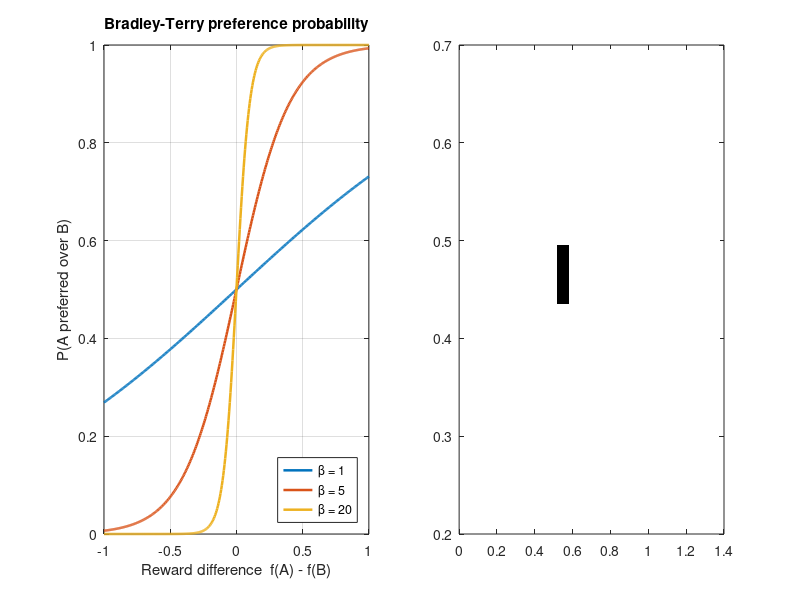

Reproduce this figure in MATLAB. (Note: this script raises an error after producing the figure.)
% Md Mainuddin Sagar
% fig4_human_oracle.m
% Left: Bradley-Terry preference probability.
% Right: JND-aware tie zone on a (peak_timing, peak_torque) slice.
% Pure MATLAB Validation
%
% Running process: openning in MATLAB 2026 in my macbook, Current Folder = repo root, press Run.

clear; clc; close all;

%% Style Block
OUT_DIR  = fullfile('figures', 'output');
OUT_NAME = 'fig4_human_oracle_matlab';
BETAS    = [1.0 5.0 20.0];
N_GRID   = 120;
%

if ~exist(OUT_DIR, 'dir'), mkdir(OUT_DIR); end

lo = [0.10 0.30 0.05 0.10];
hi = [0.40 0.60 0.20 1.00];
span = hi - lo;
PARAM_JND = [0.030 0.030 0.030 0.100];

% Optimum of unimodal surface
opt = lo + [0.45 0.50 0.40 0.55] .* span;

fig = figure('Color', 'w', 'Position', [100 100 1300 500]);

%% Left: Bradley-Terry
subplot(1, 2, 1); hold on; box on;
deltas = linspace(-1, 1, 401);
for k = 1:numel(BETAS)
    beta = BETAS(k);
    p = 1 ./ (1 + exp(-beta * deltas));
    plot(deltas, p, 'LineWidth', 1.8, 'DisplayName', sprintf('\\beta = %g', beta));
end
xlabel('Reward difference  f(A) - f(B)');
ylabel('P(A preferred over B)');
title('Bradley-Terry preference probability');
grid on;
legend('Location', 'southeast');

%% Right: JND tie zone
subplot(1, 2, 2); hold on; box on;
pt = linspace(lo(2), hi(2), N_GRID);
pq = linspace(lo(4), hi(4), N_GRID);
[PT, PQ] = meshgrid(pt, pq);

tie = zeros(N_GRID, N_GRID);
for i = 1:N_GRID
    for j = 1:N_GRID
        p = opt;
        p(2) = PT(i, j);
        p(4) = PQ(i, j);
        dist_norm = abs(p - opt) ./ span;
        if all(dist_norm < PARAM_JND)
            tie(i, j) = 1;
        end
    end
end

imagesc(pq, pt, tie); axis xy; colormap(gca, flipud(gray));
clim([0 1]);
plot(opt(4), opt(2), 'p', 'MarkerSize', 22, 'MarkerFaceColor', 'k', ...
     'MarkerEdgeColor', 'w', 'LineWidth', 1.5, 'DisplayName', 'optimum');
xlabel('Peak torque (N\cdotm/kg)');
ylabel('Peak timing (fraction)');
title('JND-aware tie zone (dark = perceptually indistinguishable)');
legend('Location', 'northeast');

sgtitle('Simulated human oracle: preference + JND-aware comparison', ...
        'FontWeight', 'bold');

exportgraphics(fig, fullfile(OUT_DIR, [OUT_NAME '.pdf']), 'ContentType', 'vector');
exportgraphics(fig, fullfile(OUT_DIR, [OUT_NAME '.svg']), 'ContentType', 'vector');
exportgraphics(fig, fullfile(OUT_DIR, [OUT_NAME '.png']), 'Resolution', 300);
fprintf('Saved %s.{pdf,svg,png}\n', OUT_NAME);
